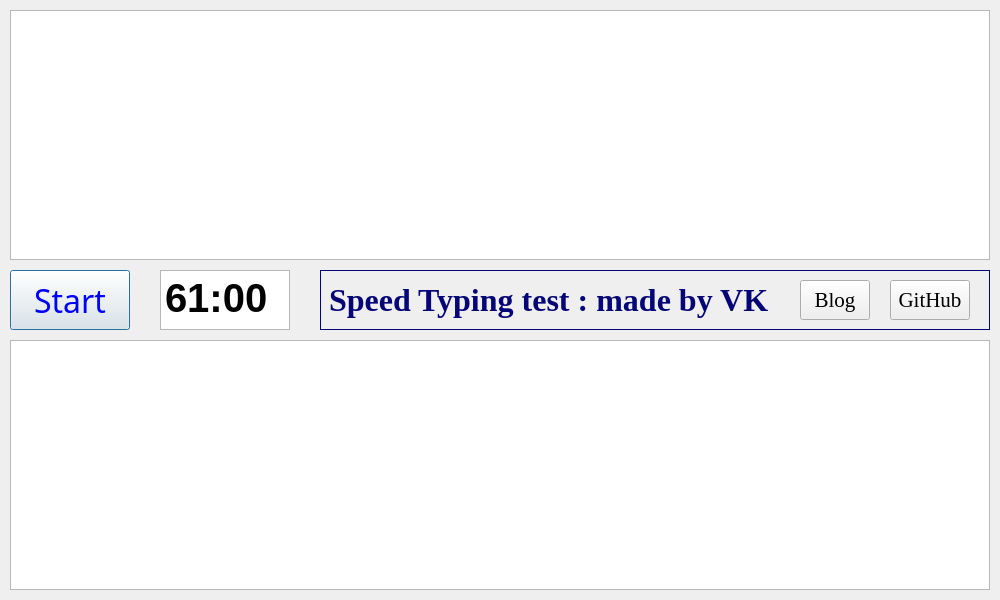
<?xml version="1.0" encoding="UTF-8"?>
<ui version="4.0">
 <class>Dialog</class>
 <widget class="QDialog" name="Dialog">
  <property name="geometry">
   <rect>
    <x>0</x>
    <y>0</y>
    <width>1000</width>
    <height>600</height>
   </rect>
  </property>
  <property name="windowTitle">
   <string>Speed Typing Test</string>
  </property>
  <widget class="QTextBrowser" name="textBrowser">
   <property name="geometry">
    <rect>
     <x>10</x>
     <y>10</y>
     <width>980</width>
     <height>250</height>
    </rect>
   </property>
   <property name="font">
    <font>
     <pointsize>12</pointsize>
    </font>
   </property>
   <property name="html">
    <string>&lt;!DOCTYPE HTML PUBLIC &quot;-//W3C//DTD HTML 4.0//EN&quot; &quot;http://www.w3.org/TR/REC-html40/strict.dtd&quot;&gt;
&lt;html&gt;&lt;head&gt;&lt;meta name=&quot;qrichtext&quot; content=&quot;1&quot; /&gt;&lt;style type=&quot;text/css&quot;&gt;
p, li { white-space: pre-wrap; }
&lt;/style&gt;&lt;/head&gt;&lt;body style=&quot; font-family:'MS Shell Dlg 2'; font-size:12pt; font-weight:400; font-style:normal;&quot;&gt;
&lt;p style=&quot;-qt-paragraph-type:empty; margin-top:0px; margin-bottom:0px; margin-left:0px; margin-right:0px; -qt-block-indent:0; text-indent:0px; font-size:11pt;&quot;&gt;&lt;br /&gt;&lt;/p&gt;&lt;/body&gt;&lt;/html&gt;</string>
   </property>
  </widget>
  <widget class="QPlainTextEdit" name="plainTextEdit">
   <property name="geometry">
    <rect>
     <x>10</x>
     <y>340</y>
     <width>980</width>
     <height>250</height>
    </rect>
   </property>
   <property name="font">
    <font>
     <pointsize>11</pointsize>
    </font>
   </property>
  </widget>
  <widget class="QLabel" name="label">
   <property name="geometry">
    <rect>
     <x>320</x>
     <y>270</y>
     <width>670</width>
     <height>60</height>
    </rect>
   </property>
   <property name="font">
    <font>
     <family>Times New Roman</family>
     <pointsize>24</pointsize>
     <weight>75</weight>
     <bold>true</bold>
    </font>
   </property>
   <property name="styleSheet">
    <string notr="true">color: rgb(5, 5, 120);</string>
   </property>
   <property name="frameShape">
    <enum>QFrame::Box</enum>
   </property>
   <property name="text">
    <string>Speed Typing test : made by VK</string>
   </property>
  </widget>
  <widget class="QPushButton" name="pushButton">
   <property name="geometry">
    <rect>
     <x>10</x>
     <y>270</y>
     <width>120</width>
     <height>60</height>
    </rect>
   </property>
   <property name="font">
    <font>
     <family>Cooper Black</family>
     <pointsize>24</pointsize>
    </font>
   </property>
   <property name="styleSheet">
    <string notr="true">color: rgb(0, 0, 255);</string>
   </property>
   <property name="text">
    <string>Start</string>
   </property>
  </widget>
  <widget class="QTextBrowser" name="textBrowser_2">
   <property name="geometry">
    <rect>
     <x>160</x>
     <y>270</y>
     <width>130</width>
     <height>60</height>
    </rect>
   </property>
   <property name="font">
    <font>
     <pointsize>30</pointsize>
     <weight>75</weight>
     <bold>true</bold>
    </font>
   </property>
   <property name="html">
    <string>&lt;!DOCTYPE HTML PUBLIC &quot;-//W3C//DTD HTML 4.0//EN&quot; &quot;http://www.w3.org/TR/REC-html40/strict.dtd&quot;&gt;
&lt;html&gt;&lt;head&gt;&lt;meta name=&quot;qrichtext&quot; content=&quot;1&quot; /&gt;&lt;style type=&quot;text/css&quot;&gt;
p, li { white-space: pre-wrap; }
&lt;/style&gt;&lt;/head&gt;&lt;body style=&quot; font-family:'MS Shell Dlg 2'; font-size:30pt; font-weight:600; font-style:normal;&quot;&gt;
&lt;p style=&quot; margin-top:0px; margin-bottom:0px; margin-left:0px; margin-right:0px; -qt-block-indent:0; text-indent:0px;&quot;&gt;61:00&lt;/p&gt;&lt;/body&gt;&lt;/html&gt;</string>
   </property>
  </widget>
  <widget class="QPushButton" name="pushButton_2">
   <property name="geometry">
    <rect>
     <x>800</x>
     <y>280</y>
     <width>70</width>
     <height>40</height>
    </rect>
   </property>
   <property name="font">
    <font>
     <family>Times New Roman</family>
     <pointsize>16</pointsize>
    </font>
   </property>
   <property name="text">
    <string>Blog</string>
   </property>
  </widget>
  <widget class="QPushButton" name="pushButton_3">
   <property name="geometry">
    <rect>
     <x>890</x>
     <y>280</y>
     <width>80</width>
     <height>40</height>
    </rect>
   </property>
   <property name="font">
    <font>
     <family>Times New Roman</family>
     <pointsize>16</pointsize>
    </font>
   </property>
   <property name="text">
    <string>GitHub</string>
   </property>
  </widget>
 </widget>
 <resources/>
 <connections/>
</ui>
